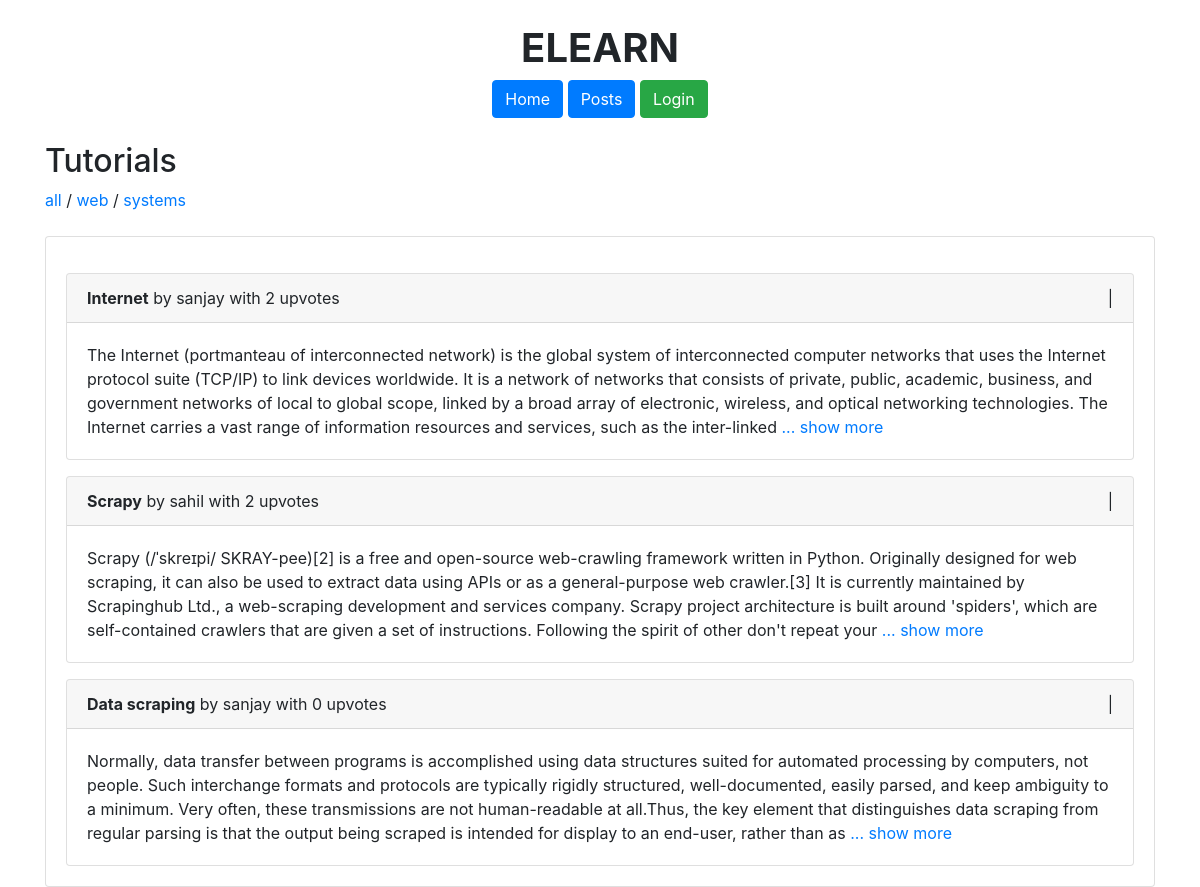
The app's page /topic/web with its own data.
### tables this page shows
CREATE TABLE "posts" (
	"id"	INTEGER,
	"title"	TEXT,
	"post"	TEXT,
	"user"	TEXT,
	"topic"	TEXT,
	PRIMARY KEY("id" AUTOINCREMENT)
);

### app.py (the view)
@app.route('/topic/<topic>')
def topic(topic):
    db = sqlite3.connect('main.db')
    cursor = db.cursor()
    cursor.execute('SELECT * FROM posts ORDER BY id DESC')
    posts = cursor.fetchall()
    cursor.execute('SELECT DISTINCT topic FROM posts;')
    topics = cursor.fetchall()
    posts2 = []
    upvotes = {}
    for post in posts:
        if post[4] == topic:
            posts2.append(post)
    for post in posts2:
        cursor.execute('SELECT COUNT(userid) FROM upvotes WHERE postid = %s;' % post[0])
        num = cursor.fetchall()
        upvotes[post[0]] = num[0][0]
    cursor.execute('SELECT DISTINCT topic FROM posts;')
    topics = cursor.fetchall()
    db.close()
    topics = [item[0] for item in topics if item[0] is not None]
    return render_template('posts.html', upvotes=upvotes, posts=posts2, topics=topics, username=session["username"])

### templates/posts.html (shortened to what this page needs)
{% extends 'layout.html' %}
{% block body %}
  <div class="container">
    <br>
    <h1 class="text-center font-weight-bold">ELEARN</h1>
    <div class="text-center">
    <a class="btn btn-primary" href="/">Home</a>
    <a class="btn btn-primary" href="/posts">Posts</a>
      {% if username == 'student' %}
    <a class="btn btn-success" href="/login">Login</a>
    {% else %}
    <a class="btn btn-danger" href="/logout">Logout</a>
    {% endif %}
    </div>
    <br>
    <h2>Tutorials</h2>
    <a href="/posts">all</a>
    {% for topic in topics %}
    /
    <a href="/topic/{{topic}}">{{topic}}</a>
    {% endfor %}
    <div class="row">
      <div class="col">
        <div class="card mt-4">
          <div class="card-body">
            {% for post in posts %}
              <div class="card mt-3">
                <div class="card-header">
                  <div class="row">
                    <div class="col"><strong>{{post[1]}}</strong> by {{post[3]}} with {{upvotes[post[0]]}} upvotes</div>
                    <div class="col text-right">
                      |
                    </div>
                  </div>
                </div>
                <div class="card-body">
                  {{post[2][0:500]}}
                  <a href="/post/{{post[0]}}">... show more</a>
                </div>
              </div>
            {% endfor %}
          </div>
        </div>
      </div>
    </div>
  </div>
{% endblock %}

### records on screen
posts: title "Internet", user "sanjay", upvotes "2", post "The Internet (portmanteau of interconnected network) is the global system of interconnected computer networks that uses the Internet protocol suite (TCP/IP) to link devices worldwide. It is a network of networks that consists of private, public, academic, business, and government networks of local to global scope, linked by a broad array of electronic, wireless, and optical networking technologies. The Internet carries a vast range of information resources and services, such as the inter-linked"
posts: title "Scrapy", user "sahil", upvotes "2", post "Scrapy (/ˈskreɪpi/ SKRAY-pee)[2] is a free and open-source web-crawling framework written in Python. Originally designed for web scraping, it can also be used to extract data using APIs or as a general-purpose web crawler.[3] It is currently maintained by Scrapinghub Ltd., a web-scraping development and services company. Scrapy project architecture is built around 'spiders', which are self-contained crawlers that are given a set of instructions. Following the spirit of other don't repeat your"
posts: title "Data scraping", user "sanjay", upvotes "0", post "Normally, data transfer between programs is accomplished using data structures suited for automated processing by computers, not people. Such interchange formats and protocols are typically rigidly structured, well-documented, easily parsed, and keep ambiguity to a minimum. Very often, these transmissions are not human-readable at all.Thus, the key element that distinguishes data scraping from regular parsing is that the output being scraped is intended for display to an end-user, rather than as"

### other values on screen
{{ topic }} "web" "systems"
